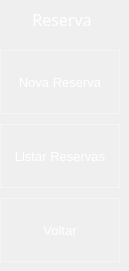
    <widget class="QWidget" name="page_12">
     <widget class="QLabel" name="label_98">
      <property name="geometry">
       <rect>
        <x>0</x>
        <y>0</y>
        <width>120</width>
        <height>40</height>
       </rect>
      </property>
      <property name="font">
       <font>
        <family>Montserrat Medium</family>
        <pointsize>12</pointsize>
        <weight>50</weight>
        <bold>false</bold>
       </font>
      </property>
      <property name="styleSheet">
       <string notr="true">QLabel {
	background-color: qlineargradient(spread:pad, x1:0, y1:0, x1:0, y1:1, 
                                 stop:0 rgba(0, 50, 150, 255), 
                                 stop:1 rgba(51, 156, 255, 255));
	color: rgb(255, 255, 255);
    border: 1one;                         /* Remove borda padrão */
    
    /* Arredonda apenas os cantos superiores */
    border-top-left-radius: 15px;
    border-top-right-radius: 15px;
    border-bottom-left-radius: 0px;
    border-bottom-right-radius: 0px;
    
    padding: 8px;                         /* Espaçamento interno */
}
</string>
      </property>
      <property name="text">
       <string>&lt;html&gt;&lt;head/&gt;&lt;body&gt;&lt;p align=&quot;center&quot;&gt;Reserva&lt;/p&gt;&lt;/body&gt;&lt;/html&gt;</string>
      </property>
     </widget>
     <widget class="QToolButton" name="bttn_nova_reserva">
      <property name="geometry">
       <rect>
        <x>0</x>
        <y>50</y>
        <width>120</width>
        <height>64</height>
       </rect>
      </property>
      <property name="sizePolicy">
       <sizepolicy hsizetype="Preferred" vsizetype="Preferred">
        <horstretch>0</horstretch>
        <verstretch>0</verstretch>
       </sizepolicy>
      </property>
      <property name="font">
       <font>
        <pointsize>10</pointsize>
       </font>
      </property>
      <property name="styleSheet">
       <string notr="true">QToolButton {
    background-color: rgba(0,0,0,0);
    border: 1px solid rgba(255, 255, 255, 0.3); /* Borda branca translúcida */
    color:  rgba(255, 255, 255,255); 
}

QToolButton:hover {
     background-color: rgba(255, 255, 255, 30);
    border-color: rgba(255, 255, 255,255); 
}

QToolButton:pressed {
    background-color: #339CFF; /* Azul acinzentado */
border-color: #66BFFF; /* Azul escuro */
color:#003366;
}
</string>
      </property>
      <property name="text">
       <string>Nova Reserva</string>
      </property>
      <property name="icon">
       <iconset>
        <normaloff>../Icones/add_home_24dp_E3E3E3_FILL0_wght400_GRAD0_opsz24 (1).png</normaloff>../Icones/add_home_24dp_E3E3E3_FILL0_wght400_GRAD0_opsz24 (1).png</iconset>
      </property>
      <property name="iconSize">
       <size>
        <width>32</width>
        <height>32</height>
       </size>
      </property>
      <property name="toolButtonStyle">
       <enum>Qt::ToolButtonTextUnderIcon</enum>
      </property>
     </widget>
     <widget class="QToolButton" name="bttn_voltar_3">
      <property name="geometry">
       <rect>
        <x>0</x>
        <y>198</y>
        <width>120</width>
        <height>64</height>
       </rect>
      </property>
      <property name="sizePolicy">
       <sizepolicy hsizetype="Preferred" vsizetype="Preferred">
        <horstretch>0</horstretch>
        <verstretch>0</verstretch>
       </sizepolicy>
      </property>
      <property name="font">
       <font>
        <pointsize>10</pointsize>
       </font>
      </property>
      <property name="styleSheet">
       <string notr="true">QToolButton {
    background-color: rgba(0, 0, 0, 0);          /* Fundo transparente */
    border: 1px solid rgba(255, 255, 255, 0.3);  /* Borda branca translúcida */
    color: rgba(255, 255, 255, 255);             /* Texto branco */
}

QToolButton:hover {
    background-color: rgba(255, 255, 255, 30);   /* Fundo branco fraco no hover */
    border-color: rgba(255, 255, 255, 255);      /* Borda branca sólida */
}

QToolButton:pressed {
    background-color: #FF3333;                   /* Vermelho (RGB 255, 51, 51) */
    border-color: #FF6666;                       /* Vermelho claro para borda */
    color: white;                                /* Texto branco (contraste) */
}</string>
      </property>
      <property name="text">
       <string>Voltar</string>
      </property>
      <property name="icon">
       <iconset>
        <normaloff>../Icones/keyboard_return_24dp_E3E3E3_FILL0_wght400_GRAD0_opsz24.png</normaloff>../Icones/keyboard_return_24dp_E3E3E3_FILL0_wght400_GRAD0_opsz24.png</iconset>
      </property>
      <property name="iconSize">
       <size>
        <width>32</width>
        <height>32</height>
       </size>
      </property>
      <property name="toolButtonStyle">
       <enum>Qt::ToolButtonTextUnderIcon</enum>
      </property>
     </widget>
     <widget class="QToolButton" name="bttn_listar_reserva">
      <property name="geometry">
       <rect>
        <x>0</x>
        <y>124</y>
        <width>120</width>
        <height>64</height>
       </rect>
      </property>
      <property name="sizePolicy">
       <sizepolicy hsizetype="Preferred" vsizetype="Preferred">
        <horstretch>0</horstretch>
        <verstretch>0</verstretch>
       </sizepolicy>
      </property>
      <property name="font">
       <font>
        <pointsize>10</pointsize>
       </font>
      </property>
      <property name="styleSheet">
       <string notr="true">QToolButton {
    background-color: rgba(0,0,0,0);
    border: 1px solid rgba(255, 255, 255, 0.3); /* Borda branca translúcida */
    color:  rgba(255, 255, 255,255); 
}

QToolButton:hover {
     background-color: rgba(255, 255, 255, 30);
    border-color: rgba(255, 255, 255,255); 
}

QToolButton:pressed {
    background-color: #339CFF; /* Azul acinzentado */
border-color: #66BFFF; /* Azul escuro */
color:#003366;
}
</string>
      </property>
      <property name="text">
       <string>Listar Reservas</string>
      </property>
      <property name="icon">
       <iconset>
        <normaloff>../Icones/list_24dp_E3E3E3_FILL0_wght400_GRAD0_opsz24.png</normaloff>../Icones/list_24dp_E3E3E3_FILL0_wght400_GRAD0_opsz24.png</iconset>
      </property>
      <property name="iconSize">
       <size>
        <width>32</width>
        <height>32</height>
       </size>
      </property>
      <property name="toolButtonStyle">
       <enum>Qt::ToolButtonTextUnderIcon</enum>
      </property>
     </widget>
    </widget>
